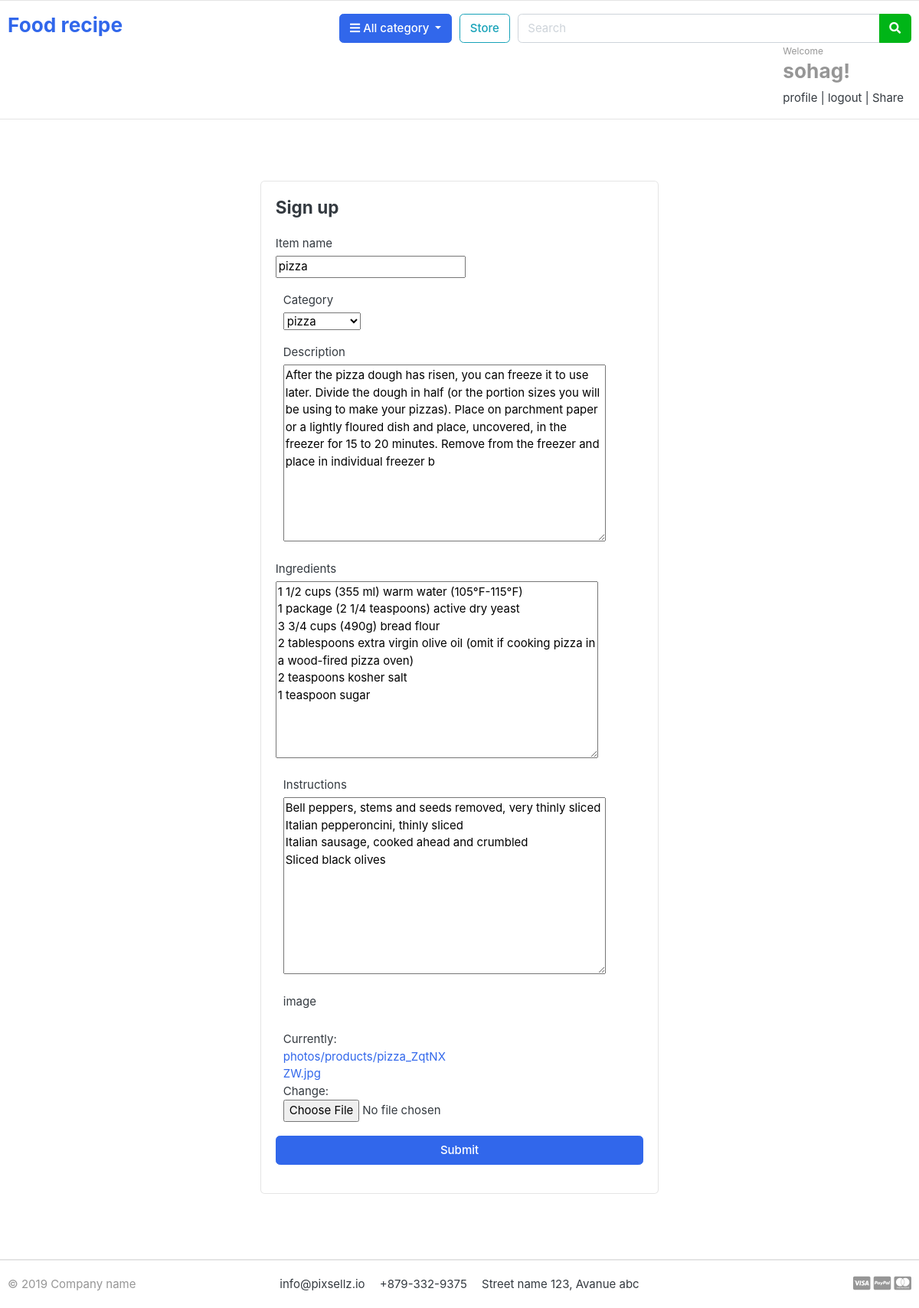
Screenshot of /store/update_recipe/33/ (signed in) with the database file from the repository.
### store/models.py (models this page shows, shortened)
class Product(models.Model):
    product_name = models.CharField(max_length=100, unique=True)
    slug = models.SlugField(max_length=100,unique=True)
    description = models.TextField(max_length=500, blank=True)
    ingredients = models.TextField(max_length=500,blank=True)
    instructions = models.TextField(max_length=500,blank=True)
    image = models.ImageField(upload_to='photos/products')
    category = models.ForeignKey(Category, on_delete=models.CASCADE)
    created_date = models.DateTimeField(auto_now_add=True)
    modified_date = models.DateTimeField(auto_now=True)
    author = models.ForeignKey(User, on_delete=models.CASCADE,default=1, related_name='user_data')

### store/views.py (the view)
# urls.py: path('update_recipe/<int:product_id>/', views.update_recipe, name='update_recipe'),
@login_required
def update_recipe(request, product_id):
    recipe = Product.objects.get(pk=product_id)
    form = ProductForm(instance=recipe)
    if recipe.author == request.user:
        if request.method == 'POST':
            form = ProductForm(request.POST, instance=recipe)
            if form.is_valid():
                slugg = form.cleaned_data['product_name']
                slugg=slugg.replace(" ","_")
                title = form.cleaned_data['product_name']
                description = form.cleaned_data['description']
                ingredient = form.cleaned_data['ingredients']
                instruction = form.cleaned_data['instructions']
                image = form.cleaned_data['image']
                slug = slugg
                category = form.cleaned_data['category']
                product = Product(product_name = title, description=description, ingredients=ingredient, instructions=instruction,image=image,
                slug=slug, category=category, author = request.user)
                recipe.delete()
                product.save()
                return redirect('profile')
        else:
            form = ProductForm(instance=recipe)
        return render(request, 'update_recipe.html', {'form': form, 'recipe': recipe})
    else:
        return redirect('home')

### store/forms.py
class ProductForm(forms.ModelForm):
    class Meta:
        model = Product
        fields = ['product_name', 'description', 'ingredients', 'instructions', 'image', 'category']

### category/models.py (called while the page is built)
    def __str__(self):
        return self.category_name

### store/templates/update_recipe.html (shortened to what this page needs)
{% extends 'base.html' %}
{% block body%}
<section class="section-content padding-y">
      <div class="card mx-auto" style="max-width: 520px; margin-top: 40px">
        <article class="card-body">
          <header class="mb-4"><h4 class="card-title">Sign up</h4></header>
          <form method="POST" enctype="multipart/form-data">
            <div class="form-row">
              <div class="col form-group">
                <label>Item name</label>
                <br/>
                {{form.product_name}}
                <br>
              </div>
            </div>
              <div class="col form-group">
                <label>Category</label>
                <br/>
                {{ form.category }}
              </div>
              <div class="col form-group">
                <label>Description</label>
                <br/>
                {{form.description}}
            </div>
            <div class="form-group">
              <label>Ingredients</label>
              <br/>
                {{form.ingredients}}
            </div>
              <div class="form-group col-md-6">
                <label>Instructions</label>
                <br/>
                {{form.instructions}}
                <br/>
              </div>
              <div class="form-group col-md-6">
                <label>image</label>
                <br/>
                <br/>
                {{form.image}}
              </div>
            <div class="form-group">
              <button type="submit" class="btn btn-primary btn-block">
                Submit
              </button>
            </div>
          </form>
        </article>
      </div>
      <br /><br />
    </section>
{% endblock%}

### templates/base.html (shortened to what this page needs)
<!DOCTYPE html>
{% load static %}
<html lang="en">
  <head>
    <link href="{% static 'css/bootstrap.css' %}" rel="stylesheet" type="text/css" />
    <link
      href="{% static 'fonts/fontawesome/css/all.min.css' %}"
      type="text/css"
      rel="stylesheet"
    />
    <link href="{% static 'css/ui.css' %}" rel="stylesheet" type="text/css" />
    <link
      href="{% static 'css/responsive.css'%}"
      rel="stylesheet"
      media="only screen and (max-width: 1200px)"
    />
  </head>
<body>
    <header class="section-header">
      <section class="header-main border-bottom">
        <div class="container">
          <div class="row align-items-center">
            <div class="col-lg-0 col-md-3 col-3">
              <a href="{% url 'home' %}" class="brand-wrap">
                <h3>Food recipe</h3>
              </a>
            </div>
            <div class="col-lg col-sm col-md col-lg-3 flex-grow-0">
              <div class="category-wrap dropdown d-inline-block float-right">
                <button
                  type="button"
                  class="btn btn-primary dropdown-toggle"
                  data-toggle="dropdown"
                >
                  <i class="fa fa-bars"> </i> All category
                </button>
              </div>
            </div>
            <a href="{% url 'store' %}" class="btn btn-outline-info">Store</a>
            <div class="col-lg col-md-6 col-sm-12 col">
              <form action="{% url 'search' %} " class="search" method="GET">
                <div class="input-group w-100">
                  <input type="text" class="form-control" style="width: 60%" placeholder="Search"  name="keyword" />
                  <div class="input-group-append">
                    <button class="btn btn-success" type="submit">
                      <i class="fa fa-search"></i>
                    </button>
                  </div>
                </div>
              </form>
            </div>
            </div>
            <div class="col-lg-12 col-sm-12 col-12 order-12 order-lg-12">
              <div class="d-flex justify-content-end mb-3 mb-lg-0">
                {% if request.user.is_authenticated %}
                <div class="widget-header">
                  <small class="title text-muted">Welcome <h3>{{request.user.first_name}}!</h3></small>
                  <div>
                    <a href="{% url 'profiles' request.user.username %}">profile</a>
                    <span class="dark-transp"> | </span>
                    <a href="{% url 'logout' %}"> logout </a>
                    <span class="dark-transp"> | </span>
                    <a href="{% url 'create_menu' %}"> Share </a>
                  </div>
                  {% endif %}
            </div>
          </div>
        </div>
      </section>
    </header>
    {% block body %}
    {% endblock %}
    <footer class="section-footer border-top">
	<div class="container">
		<section class="footer-bottom border-top row">
			<div class="col-md-2">
				<p class="text-muted"> &copy 2019 Company name </p>
			</div>
			<div class="col-md-8 text-md-center">
				<span  class="px-2">info@pixsellz.io</span>
				<span  class="px-2">+879-332-9375</span>
				<span  class="px-2">Street name 123, Avanue abc</span>
			</div>
			<div class="col-md-2 text-md-right text-muted">
				<i class="fab fa-lg fa-cc-visa"></i>
				<i class="fab fa-lg fa-cc-paypal"></i>
				<i class="fab fa-lg fa-cc-mastercard"></i>
			</div>
		</section>
	</div>
</footer>
</body>
</html>

### static/css/ui.css (style rules this page uses)
html { font-family: "Inter", sans-serif; font-size: 15px; }
.padding-y { padding-top: 40px; padding-bottom: 40px; }
article:after, .form-group:after { display: block; clear: both; content: ""; }
p:last-child { margin-bottom: 0; }
.header-main { position: relative; padding-top: 1rem; padding-bottom: 1rem; }
.widget-header { display: inline-block; vertical-align: middle; position: relative; }
.widget-header a { color: #343a40; }
.widget-header .title { display: block; }
.footer-bottom { padding-top: 20px; padding-bottom: 20px; }

### rows the page displays
Product: product_name "pizza", category "pizza", description "After the pizza dough has risen, you can freeze it to use later. Divide the dough in half (or the portion sizes you will be using to make your pizzas). Place on parchment paper or a lightly floured dish and place, uncovered, in the freezer for 15 to 20 minutes. Remove from the freezer and place in individual freezer b", ingredients "1 1/2 cups (355 ml) warm water (105°F-115°F) 1 package (2 1/4 teaspoons) active dry yeast 3 3/4 cups (490g) bread flour 2 tablespoons extra virgin olive oil (omit if cooking pizza in a wood-fired pizza oven) 2 teaspoons kosher salt 1 teaspoon sugar", instructions "Bell peppers, stems and seeds removed, very thinly sliced Italian pepperoncini, thinly sliced Italian sausage, cooked ahead and crumbled Sliced black olives"

### other values shown
{{ request.user.first_name }} "sohag"
